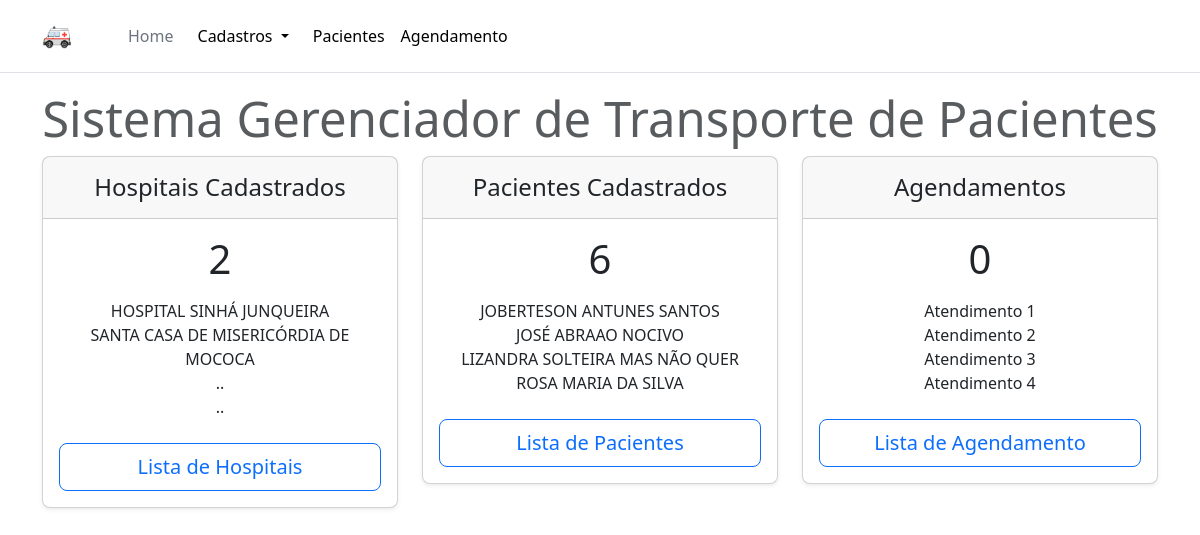
The page / on the database its author committed.
### models.py (models this page shows, shortened)
class Hospital (Base):
    __tablename__ = "HOSPITAL"
    hospital_id = Column(INTEGER, primary_key=True)
    endereco_id = Column(INTEGER, nullable=False)
    nome = Column(TEXT(250), nullable=False)

class Paciente (Base):
    __tablename__ = "PACIENTE"
    paciente_id = Column(INTEGER, primary_key=True)
    cidade_id = Column(INTEGER, nullable=False)
    nome = Column(TEXT(250), nullable=False)
    data_nasc = Column(TEXT(10), nullable=False)
    tel_1 = Column(TEXT(11), nullable=False)
    tel_2 = Column(TEXT(11), nullable=True)
    logradouro = Column(TEXT(400), nullable=False)
    numero = Column(TEXT(20), nullable=False)
    complemento = Column(TEXT(50), nullable=False)
    cep = Column(TEXT(10), nullable=False)

### app.py (the view)
@app.route("/")
def index():
    num_hospitais = session.query(func.count(Hospital.hospital_id)).scalar()
    num_pacientes = session.query(func.count(Paciente.paciente_id)).scalar()
    num_agendamentos = session.query(func.count(Agendamento.agendamento_id)).scalar()
    sql = select(Hospital).order_by(Hospital.hospital_id.desc())
    hospitais = session.scalars(sql)
    lt_hospitais = []
    num_hos = 0
    for hospital in hospitais:
        num_hos = num_hos + 1
        lt_hospitais.append(hospital.nome)
        if num_hos > 3:
            break
    if num_hos < 4:
        for x in range(4 - num_hos):
            lt_hospitais.append("..")
    sql = select(Paciente).order_by(Paciente.paciente_id.desc())
    pacientes = session.scalars(sql)
    lt_pacientes = []
    num_pac = 0
    for paciente in pacientes:
        num_pac = num_pac + 1
        lt_pacientes.append(paciente.nome)
        if num_pac > 3:
            break
    if num_pac < 4:
        for x in range(4 - num_pac):
            lt_pacientes.append("..")
    return render_template('index.html', hospitais=num_hospitais, pacientes=num_pacientes, agendamentos=num_agendamentos, lt_hospitais=lt_hospitais, lt_pacientes=lt_pacientes)

### templates/index.html
{% extends 'base.html' %}
{% block content %}
    <h1 class="display-4 fw-normal d-flex justify-content-center"><small class="text-body-secondary fw-light">Sistema Gerenciador de Transporte de Pacientes</small></h1>
    <div class="row row-cols-1 row-cols-md-3 mb-3 text-center">
        <div class="col">
            <div class="card mb-4 rounded-3 shadow-sm">
                <div class="card-header py-3">
                    <h4 class="my-0 fw-normal">Hospitais Cadastrados</h4>
                </div>
                <div class="card-body">
                    <h1 class="card-title pricing-card-title">{{hospitais}}</h1>
                    <ul class="list-unstyled mt-3 mb-4">
                        {% for hospital in lt_hospitais %}
                        <li>{{hospital}}</li>
                        {% endfor %}
                    </ul>
                    <button type="button" class="w-100 btn btn-lg btn-outline-primary">Lista de Hospitais</button>
                </div>
            </div>
        </div>
        <div class="col">
            <div class="card mb-4 rounded-3 shadow-sm">
                <div class="card-header py-3">
                    <h4 class="my-0 fw-normal">Pacientes Cadastrados</h4>
                </div>
                <div class="card-body">
                    <h1 class="card-title pricing-card-title">{{pacientes}}</h1>
                    <ul class="list-unstyled mt-3 mb-4">
                        {% for paciente in lt_pacientes %}
                        <li>{{paciente}}</li>
                        {% endfor %}
                    </ul>
                    <div class="col-12">
                        <a class="w-100 btn btn-lg btn-outline-primary" href="/pacientes">
                            Lista de Pacientes
                        </a>
                    </div>
                </div>
            </div>
        </div>
        <div class="col">
            <div class="card mb-4 rounded-3 shadow-sm">
                <div class="card-header py-3">
                    <h4 class="my-0 fw-normal">Agendamentos</h4>
                </div>
                <div class="card-body">
                    <h1 class="card-title pricing-card-title">{{agendamentos}}</h1>
                    <ul class="list-unstyled mt-3 mb-4">
                        <li>Atendimento 1</li>
                        <li>Atendimento 2</li>
                        <li>Atendimento 3</li>
                        <li>Atendimento 4</li>
                    </ul>
                    <button type="button" class="w-100 btn btn-lg btn-outline-primary">Lista de Agendamento</button>
                </div>
            </div>
        </div>
      </div>
{% endblock %}

### rows shown on the page
Hospital: NOME "HOSPITAL SINHÁ JUNQUEIRA"
Hospital: NOME "SANTA CASA DE MISERICÓRDIA DE MOCOCA"
Paciente: NOME "JOBERTESON ANTUNES SANTOS"
Paciente: NOME "JOSÉ ABRAAO NOCIVO"
Paciente: NOME "LIZANDRA SOLTEIRA MAS NÃO QUER"
Paciente: NOME "ROSA MARIA DA SILVA"

### other values the page prints
{{ hospitais }} "2"
{{ hospital }} ".." ".."
{{ pacientes }} "6"
{{ agendamentos }} "0"
